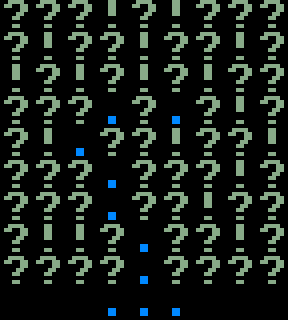

Below is a game level as drawn by its tile map, then a one-line description and the .tmx file that defines it, in full:
An orthogonal 9x10 tile map with 32x32 px tiles, 3 tile layers (Tile Layer, Feature Layer, Tag Layer), 2 tilesets.

<map version="2017.05.26" orientation="orthogonal" renderorder="right-down" width="9" height="10" tilewidth="32" tileheight="32" backgroundcolor="#000000" nextobjectid="1">
 <properties>
  <property name="code">NSUBST:     ? = 3:_ / 6:w / 8:x / 4:W / 3:l / 3:t / 4:b / 1:U / 4:v / 4:n / *:.
NSUBST:     ! = 5:! / 1:d / 1:e / 1:f / 4:| / 4:* / *:.
: ee_xom(_G)</property>
  <property name="tags" value="ee_9x9" />
 </properties>
 <tileset firstgid="1" source="../tilesets/features.tsx" />
 <tileset firstgid="205" source="../tilesets/basic.tsx" />
 <layer name="Tile Layer" width="9" height="10">
  <data encoding="csv">
180,180,180,157,180,157,180,180,180,
180,157,180,180,157,180,180,157,180,
157,180,157,180,157,180,157,180,180,
180,180,180,205,180,205,180,157,180,
180,157,205,180,180,157,180,180,157,
180,180,180,205,180,180,180,157,180,
180,180,180,205,180,180,157,180,180,
180,157,157,180,205,180,180,157,180,
180,180,180,180,205,180,180,180,180,
0,0,0,205,205,205,0,0,0
</data>
 </layer>
 <layer name="Feature Layer" width="9" height="10">
  <data encoding="csv">
0,0,0,0,0,0,0,0,0,
0,0,0,0,0,0,0,0,0,
0,0,0,0,0,0,0,0,0,
0,0,0,0,0,0,0,0,0,
0,0,0,0,0,0,0,0,0,
0,0,0,0,0,0,0,0,0,
0,0,0,0,0,0,0,0,0,
0,0,0,0,0,0,0,0,0,
0,0,0,0,0,0,0,0,0,
0,0,0,0,0,0,0,0,0
</data>
 </layer>
 <layer name="Tag Layer" width="9" height="10">
  <data encoding="csv">
0,0,0,0,0,0,0,0,0,
0,0,0,0,0,0,0,0,0,
0,0,0,0,0,0,0,0,0,
0,0,0,0,0,0,0,0,0,
0,0,0,0,0,0,0,0,0,
0,0,0,0,0,0,0,0,0,
0,0,0,0,0,0,0,0,0,
0,0,0,0,0,0,0,0,0,
0,0,0,0,0,0,0,0,0,
0,0,0,0,0,0,0,0,0
</data>
 </layer>
 <objectgroup name="Scripting Layer" />
</map>
